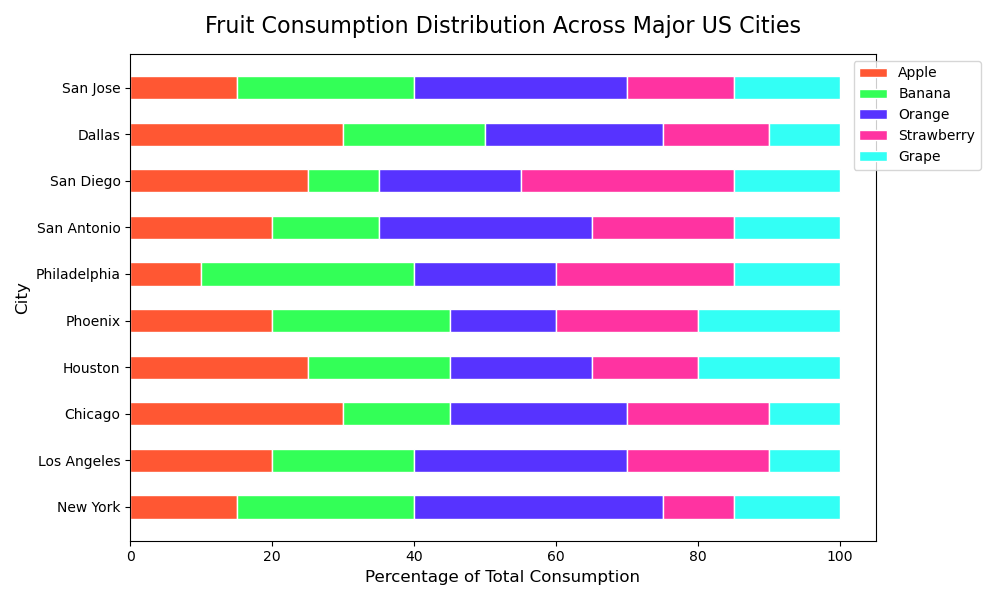

Generate this figure with Python:

import matplotlib.pyplot as plt
import numpy as np

# Data
cities = ["New York", "Los Angeles", "Chicago", "Houston", "Phoenix", "Philadelphia", "San Antonio", "San Diego", "Dallas", "San Jose"]
apple = np.array([15, 20, 30, 25, 20, 10, 20, 25, 30, 15])
banana = np.array([25, 20, 15, 20, 25, 30, 15, 10, 20, 25])
orange = np.array([35, 30, 25, 20, 15, 20, 30, 20, 25, 30])
strawberry = np.array([10, 20, 20, 15, 20, 25, 20, 30, 15, 15])
grape = np.array([15, 10, 10, 20, 20, 15, 15, 15, 10, 15])

# Data for stacking
data = np.vstack([apple, banana, orange, strawberry, grape])
data_cumsum = np.cumsum(data, axis=0)

# Colors
colors = ['#FF5733', '#33FF57', '#5733FF', '#FF33A1', '#33FFF5']

# Plot
fig, ax = plt.subplots(figsize=(10, 6))
bar_width = 0.5

for i, (color, label) in enumerate(zip(colors, ['Apple', 'Banana', 'Orange', 'Strawberry', 'Grape'])):
    if i == 0:
        ax.barh(cities, data[i], color=color, edgecolor='white', height=bar_width, label=label)
    else:
        ax.barh(cities, data[i], left=data_cumsum[i-1], color=color, edgecolor='white', height=bar_width, label=label)

# Title and labels
ax.set_title('Fruit Consumption Distribution Across Major US Cities', fontsize=16, pad=15)
ax.set_xlabel('Percentage of Total Consumption', fontsize=12)
ax.set_ylabel('City', fontsize=12)
ax.legend(loc='upper right', bbox_to_anchor=(1.15, 1))

# Display
plt.tight_layout()
plt.show()
